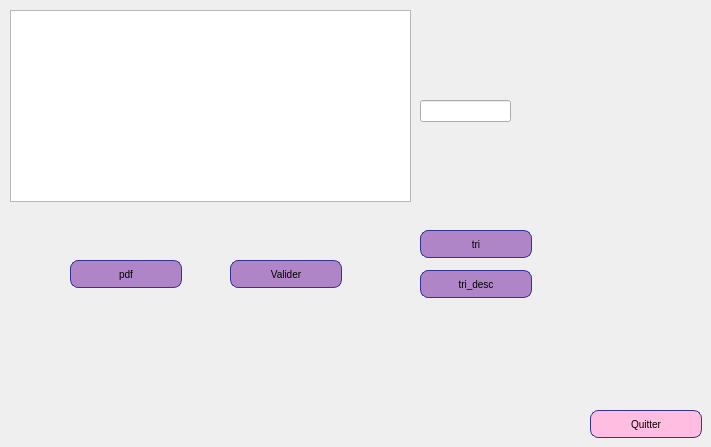
        <widget class="QWidget" name="tab_9">
         <attribute name="title">
          <string>Affichage</string>
         </attribute>
         <widget class="QLabel" name="label_35">
          <property name="geometry">
           <rect>
            <x>286</x>
            <y>20</y>
            <width>101</width>
            <height>81</height>
           </rect>
          </property>
          <property name="text">
           <string/>
          </property>
          <property name="pixmap">
           <pixmap>../b_afficher.png</pixmap>
          </property>
          <property name="scaledContents">
           <bool>true</bool>
          </property>
         </widget>
         <widget class="QPushButton" name="pb_ajouter">
          <property name="geometry">
           <rect>
            <x>230</x>
            <y>260</y>
            <width>112</width>
            <height>28</height>
           </rect>
          </property>
          <property name="styleSheet">
           <string notr="true">QPushButton {
color: black;
background-color: rgb(175, 133, 200);
border-width: 1px;
border-color: #339;
border-style: solid;
border-radius: 8;
padding: 3px;
font-size: 10px;
padding-left: 5px;
padding-right: 5px;
min-width: 100px;
max-width: 300px;
min-height: 20px;
max-height: 50px;
}</string>
          </property>
          <property name="text">
           <string>Valider</string>
          </property>
         </widget>
         <widget class="QPushButton" name="pushButton_6">
          <property name="geometry">
           <rect>
            <x>590</x>
            <y>410</y>
            <width>112</width>
            <height>28</height>
           </rect>
          </property>
          <property name="styleSheet">
           <string notr="true">QPushButton {
color: black;
background-color: rgb(255, 190, 225);
border-width: 1px;
border-color: #339;
border-style: solid;
border-radius: 8;
padding: 3px;
font-size: 10px;
padding-left: 5px;
padding-right: 5px;
min-width: 100px;
max-width: 300px;
min-height: 20px;
max-height: 50px;
}</string>
          </property>
          <property name="text">
           <string>Quitter</string>
          </property>
         </widget>
         <widget class="QTableView" name="tableViewvols">
          <property name="geometry">
           <rect>
            <x>10</x>
            <y>10</y>
            <width>401</width>
            <height>192</height>
           </rect>
          </property>
         </widget>
         <widget class="QPushButton" name="pdfadam">
          <property name="geometry">
           <rect>
            <x>70</x>
            <y>260</y>
            <width>112</width>
            <height>28</height>
           </rect>
          </property>
          <property name="styleSheet">
           <string notr="true">QPushButton {
color: black;
background-color: rgb(175, 133, 200);
border-width: 1px;
border-color: #339;
border-style: solid;
border-radius: 8;
padding: 3px;
font-size: 10px;
padding-left: 5px;
padding-right: 5px;
min-width: 100px;
max-width: 300px;
min-height: 20px;
max-height: 50px;
}</string>
          </property>
          <property name="text">
           <string>pdf</string>
          </property>
         </widget>
         <widget class="QPushButton" name="triadam">
          <property name="geometry">
           <rect>
            <x>420</x>
            <y>230</y>
            <width>112</width>
            <height>28</height>
           </rect>
          </property>
          <property name="styleSheet">
           <string notr="true">QPushButton {
color: black;
background-color: rgb(175, 133, 200);
border-width: 1px;
border-color: #339;
border-style: solid;
border-radius: 8;
padding: 3px;
font-size: 10px;
padding-left: 5px;
padding-right: 5px;
min-width: 100px;
max-width: 300px;
min-height: 20px;
max-height: 50px;
}</string>
          </property>
          <property name="text">
           <string>tri</string>
          </property>
         </widget>
         <widget class="QPushButton" name="tri_2adam">
          <property name="geometry">
           <rect>
            <x>420</x>
            <y>270</y>
            <width>112</width>
            <height>28</height>
           </rect>
          </property>
          <property name="styleSheet">
           <string notr="true">QPushButton {
color: black;
background-color: rgb(175, 133, 200);
border-width: 1px;
border-color: #339;
border-style: solid;
border-radius: 8;
padding: 3px;
font-size: 10px;
padding-left: 5px;
padding-right: 5px;
min-width: 100px;
max-width: 300px;
min-height: 20px;
max-height: 50px;
}</string>
          </property>
          <property name="text">
           <string>tri_desc</string>
          </property>
         </widget>
         <widget class="QLineEdit" name="siadamvols">
          <property name="geometry">
           <rect>
            <x>420</x>
            <y>100</y>
            <width>91</width>
            <height>22</height>
           </rect>
          </property>
         </widget>
         <zorder>siadamvols</zorder>
         <zorder>label_35</zorder>
         <zorder>pb_ajouter</zorder>
         <zorder>pushButton_6</zorder>
         <zorder>tableViewvols</zorder>
         <zorder>pdfadam</zorder>
         <zorder>triadam</zorder>
         <zorder>tri_2adam</zorder>
        </widget>
